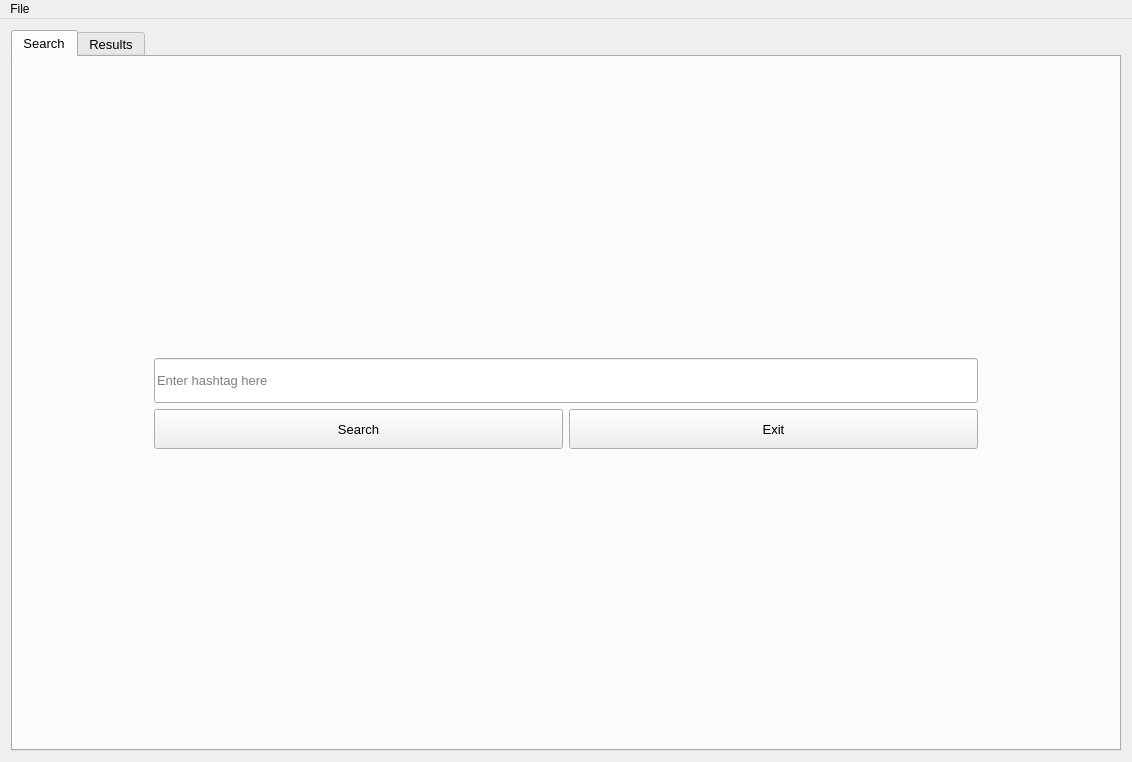
<?xml version="1.0" encoding="UTF-8"?>
<ui version="4.0">
 <class>MainWindow</class>
 <widget class="QMainWindow" name="MainWindow">
  <property name="geometry">
   <rect>
    <x>0</x>
    <y>0</y>
    <width>1132</width>
    <height>762</height>
   </rect>
  </property>
  <property name="windowTitle">
   <string>MainWindow</string>
  </property>
  <widget class="QWidget" name="centralWidget">
   <layout class="QVBoxLayout" name="verticalLayout_5">
    <item>
     <widget class="QTabWidget" name="tabWidget">
      <property name="font">
       <font>
        <family>Segoe UI</family>
        <pointsize>10</pointsize>
       </font>
      </property>
      <property name="currentIndex">
       <number>0</number>
      </property>
      <widget class="QWidget" name="tab">
       <property name="font">
        <font>
         <family>Segoe UI</family>
         <pointsize>10</pointsize>
        </font>
       </property>
       <attribute name="title">
        <string>Search</string>
       </attribute>
       <layout class="QVBoxLayout" name="verticalLayout_6">
        <item>
         <spacer name="verticalSpacer">
          <property name="orientation">
           <enum>Qt::Vertical</enum>
          </property>
          <property name="sizeHint" stdset="0">
           <size>
            <width>20</width>
            <height>262</height>
           </size>
          </property>
         </spacer>
        </item>
        <item>
         <layout class="QHBoxLayout" name="horizontalLayout_5">
          <item>
           <spacer name="horizontalSpacer">
            <property name="orientation">
             <enum>Qt::Horizontal</enum>
            </property>
            <property name="sizeType">
             <enum>QSizePolicy::Maximum</enum>
            </property>
            <property name="sizeHint" stdset="0">
             <size>
              <width>130</width>
              <height>20</height>
             </size>
            </property>
           </spacer>
          </item>
          <item>
           <layout class="QVBoxLayout" name="verticalLayout_2">
            <item>
             <layout class="QVBoxLayout" name="verticalLayout">
              <item>
               <widget class="QLineEdit" name="lineEdit">
                <property name="minimumSize">
                 <size>
                  <width>60</width>
                  <height>45</height>
                 </size>
                </property>
                <property name="text">
                 <string/>
                </property>
                <property name="placeholderText">
                 <string>Enter hashtag here</string>
                </property>
               </widget>
              </item>
             </layout>
            </item>
            <item>
             <layout class="QHBoxLayout" name="horizontalLayout">
              <item>
               <widget class="QPushButton" name="pushButtonSearch">
                <property name="minimumSize">
                 <size>
                  <width>0</width>
                  <height>40</height>
                 </size>
                </property>
                <property name="text">
                 <string>Search</string>
                </property>
                <property name="shortcut">
                 <string>Return</string>
                </property>
               </widget>
              </item>
              <item>
               <widget class="QPushButton" name="pushButtonExit">
                <property name="minimumSize">
                 <size>
                  <width>0</width>
                  <height>40</height>
                 </size>
                </property>
                <property name="text">
                 <string>Exit</string>
                </property>
               </widget>
              </item>
             </layout>
            </item>
           </layout>
          </item>
          <item>
           <spacer name="horizontalSpacer_2">
            <property name="orientation">
             <enum>Qt::Horizontal</enum>
            </property>
            <property name="sizeType">
             <enum>QSizePolicy::Maximum</enum>
            </property>
            <property name="sizeHint" stdset="0">
             <size>
              <width>130</width>
              <height>20</height>
             </size>
            </property>
           </spacer>
          </item>
         </layout>
        </item>
        <item>
         <spacer name="verticalSpacer_2">
          <property name="orientation">
           <enum>Qt::Vertical</enum>
          </property>
          <property name="sizeHint" stdset="0">
           <size>
            <width>20</width>
            <height>262</height>
           </size>
          </property>
         </spacer>
        </item>
       </layout>
      </widget>
      <widget class="QWidget" name="tab_2">
       <property name="font">
        <font>
         <family>Segoe UI</family>
         <pointsize>10</pointsize>
        </font>
       </property>
       <attribute name="title">
        <string>Results</string>
       </attribute>
       <layout class="QVBoxLayout" name="verticalLayout_4">
        <item>
         <layout class="QVBoxLayout" name="verticalLayout_3">
          <item>
           <layout class="QHBoxLayout" name="horizontalLayout_2">
            <item>
             <widget class="QGraphicsView" name="graphicsView2"/>
            </item>
           </layout>
          </item>
          <item>
           <layout class="QHBoxLayout" name="horizontalLayout_3"/>
          </item>
          <item>
           <layout class="QHBoxLayout" name="horizontalLayout_4"/>
          </item>
         </layout>
        </item>
        <item>
         <layout class="QGridLayout" name="gridLayout">
          <item row="1" column="1">
           <widget class="QPushButton" name="pushButton_refresh">
            <property name="text">
             <string>Refresh</string>
            </property>
           </widget>
          </item>
          <item row="3" column="1">
           <widget class="QPushButton" name="pushButton_cancel">
            <property name="sizePolicy">
             <sizepolicy hsizetype="Minimum" vsizetype="Minimum">
              <horstretch>0</horstretch>
              <verstretch>0</verstretch>
             </sizepolicy>
            </property>
            <property name="font">
             <font>
              <family>Segoe UI</family>
              <pointsize>9</pointsize>
             </font>
            </property>
            <property name="text">
             <string>Cancel</string>
            </property>
           </widget>
          </item>
          <item row="3" column="2">
           <widget class="QPushButton" name="pushButton_Next">
            <property name="enabled">
             <bool>false</bool>
            </property>
            <property name="font">
             <font>
              <family>Segoe UI</family>
              <pointsize>9</pointsize>
             </font>
            </property>
            <property name="text">
             <string>Next</string>
            </property>
           </widget>
          </item>
          <item row="1" column="2">
           <widget class="QPushButton" name="pushButton_Back">
            <property name="enabled">
             <bool>false</bool>
            </property>
            <property name="font">
             <font>
              <family>Segoe UI</family>
              <pointsize>9</pointsize>
             </font>
            </property>
            <property name="text">
             <string>Back</string>
            </property>
           </widget>
          </item>
         </layout>
        </item>
       </layout>
      </widget>
     </widget>
    </item>
   </layout>
  </widget>
  <widget class="QMenuBar" name="menuBar">
   <property name="geometry">
    <rect>
     <x>0</x>
     <y>0</y>
     <width>1132</width>
     <height>26</height>
    </rect>
   </property>
   <widget class="QMenu" name="menuFile">
    <property name="title">
     <string>File</string>
    </property>
    <addaction name="actionExit"/>
   </widget>
   <addaction name="menuFile"/>
  </widget>
  <action name="actionExit">
   <property name="text">
    <string>Exit</string>
   </property>
  </action>
 </widget>
 <layoutdefault spacing="6" margin="11"/>
 <resources/>
 <connections/>
</ui>
